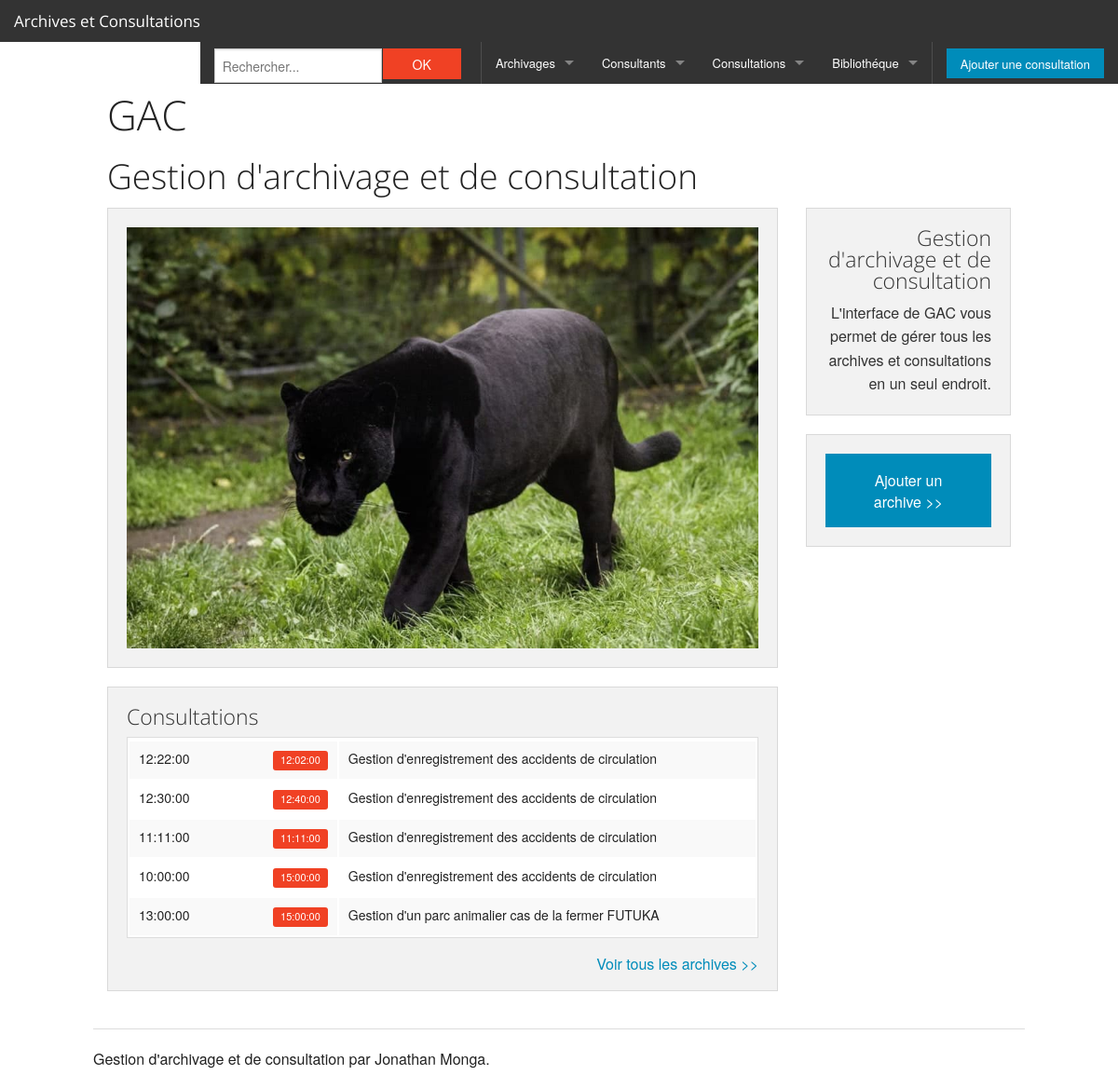
The page / on the database its author committed.
### tables this page shows
CREATE TABLE IF NOT EXISTS `liste_consultation` (
`id` int(11) NOT NULL,
  `date_consult` date DEFAULT NULL,
  `num_fiche` int(11) NOT NULL,
  `heure_entree` time DEFAULT NULL,
  `heure_sortie` time DEFAULT NULL,
  `doc_consult` varchar(255) DEFAULT NULL,
  `mat_consult` varchar(50) DEFAULT NULL,
  `mat_biblio` varchar(50) DEFAULT NULL
);

### home.php (the view, shortened to what this page needs)
<div class="row">
  <div class="large-12 columns text-left">
      <h1>GAC</h1>
	  <h2>Gestion d'archivage et de consultation</h2>
  </div>
</div>
<div class="row">
  <div class="large-9 columns">
      <div class="panel"><img src="images/panterre.jpg"></div>
  </div>
  <div class="large-3 columns text-right">
	  <div class="panel">
		  <h4>Gestion d'archivage et de consultation</h4>
		  <p>L'interface de GAC vous permet de gérer tous les archives et consultations en un seul endroit.</p>
	  </div>
	  <div class="panel">
		  <a href="index.php?page=afficher-archives" class="button">Ajouter un archive >></a>
	  </div>
  </div>
</div>
<div class="row">
    <div class="large-9 columns">
  	  <div class="panel">
  		  <h4>Consultations</h4>
		  <?php
		  $sql = "SELECT * FROM liste_consultation ORDER BY id DESC LIMIT 10";
		  if ($meds = $conn->query($sql)) {
			  print '<table width="100%"><tr>';
			  foreach ($meds as $med) {
				  print '<tr class="med_row" id="med_'.$med['num_fiche'].'"><td>'.$med['heure_entree'].'&nbsp;&nbsp;&nbsp;&nbsp;&nbsp;&nbsp;&nbsp;&nbsp;&nbsp;&nbsp;&nbsp;&nbsp;&nbsp;&nbsp;&nbsp;&nbsp;&nbsp;&nbsp;&nbsp;&nbsp;&nbsp;&nbsp;&nbsp;<span class="label alert radius">'.$med['heure_sortie'].'</span></td><td>'.$med['doc_consult'].'&nbsp;&nbsp;&nbsp;&nbsp;&nbsp;&nbsp;&nbsp;&nbsp;&nbsp;&nbsp;&nbsp;&nbsp;&nbsp;&nbsp;&nbsp;&nbsp;&nbsp;&nbsp;&nbsp;&nbsp;&nbsp;&nbsp;&nbsp;&nbsp;</td></tr>';
			  }
			  print '</tr></table>';
		  } else {
			  print '<div class="alert alert-box">Erreur de requête SQL</div>';
		  }
		  ?>
		  <div class="text-right"><a href="index.php?page=afficher-consultation">Voir tous les archives >></a></div>
  	  </div>
    </div>

### header.php (shortened to what this page needs)
<!doctype html>
<html class="no-js" lang="en">
  <head>
    <link rel="stylesheet" href="css/foundation.css" />
    <link rel="stylesheet" href="css/alertify.core.css" />
    <link rel="stylesheet" href="css/alertify.bootstrap.css" />
	<link rel="stylesheet" media="screen" href="css/dataTables.bootstrap.css">
    <link rel="stylesheet" type="text/css" href="css/jquery.dataTables.css">
    <link rel="stylesheet" media="screen" href="css/bootstrap-datetimepicker.min.css">
  </head>
  <body>
  <nav class="top-bar sticky" data-topbar>
    <ul class="title-area">
      <li class="name">
        <h1>
          <a href="index.php?page=home">
           Archives et Consultations
          </a>
        </h1>
      </li>
    </ul>
    <section class="top-bar-section">
	  <ul class="right">
		  <li class="has-form">
			  <form action="index.php?page=search" method="POST">
				  <div class=" row collapse">
					  <div class="large-8 small-9 columns">
						  <input type="text" name="query" placeholder="Rechercher...">
					  </div>
					  <div class="large-4 small-3 columns">
						  <button type="submit" class="alert button">OK</a>
					  </div>
				  </div>
			  </form>
		  </li>
        <li class="has-dropdown">
          <a href="#">Archivages</a>
        </li>
        <li class="has-dropdown">
          <a href="#">Consultants</a>
        </li>
        <li class="has-dropdown">
          <a href="#">Consultations</a>
        </li>
        <li class="has-dropdown">
          <a href="#">Bibliothéque</a>
        </li>
		<li class="has-form"> <a href="index.php?page=afficher-consultations" class="button">Ajouter une consultation</a> </li>
      </ul>
    </section>
  </nav>

### index.php (shortened to what this page needs)
<?php
require "header.php";
require "connect.php";
if (isset($_GET['page'])) {
	switch ($page){
		case "home":
		require "home.php";
		break;
		case "afficher-archives":
		require "afficher-archives.php";
		break;
		case "afficher-consultants":
		require "afficher-consultants.php";
		break;
		case "afficher-consultations":
		require "afficher-consultations.php";
		break;
		case "afficher-biblios":
		require "afficher-biblios.php";
		break;
		case "afficher-numeros":
		require "afficher-numeros.php";
		break;
		case "afficher-rapports":
		require "afficher-rapports.php";
		break;
		case "modifier-numero":
		require "modifier-numero.php";
		break;
		case "modifier-archive":
		require "modifier-archive.php";
		break;
		case "modifier-consultant":
		require "modifier-consultant.php";
		break;
		case "modifier-consultation":
		require "modifier-consultation.php";
		break;
		case "modifier-biblio":
		require "modifier-biblio.php";
		break;
		case "search":
		require "search.php";
		break;
		default: require "404.php";
	}
} else {
	require "home.php";
}
?>
<?php require "footer.php";
require "disconnect.php"; ?>

### footer.php (shortened to what this page needs)
<footer class="row">
  <div class="large-12 columns">
    <hr />
    <div class="row">
      <div class="large-12 columns">
        <p>Gestion d'archivage et de consultation par Jonathan Monga.</p>
      </div>
    </div>
  </div>
</footer>
  </body>
</html>

### header.php (style rules this page uses)
td { vertical-align: top; }

### rows shown on the page
liste_consultation: heure_entree "12:22:00", heure_sortie "12:02:00", doc_consult "Gestion d'enregistrement des accidents de circulation"
liste_consultation: heure_entree "12:30:00", heure_sortie "12:40:00", doc_consult "Gestion d'enregistrement des accidents de circulation"
liste_consultation: heure_entree "11:11:00", heure_sortie "11:11:00", doc_consult "Gestion d'enregistrement des accidents de circulation"
liste_consultation: heure_entree "10:00:00", heure_sortie "15:00:00", doc_consult "Gestion d'enregistrement des accidents de circulation"
liste_consultation: heure_entree "13:00:00", heure_sortie "15:00:00", doc_consult "Gestion d'un parc animalier cas de la fermer FUTUKA"
